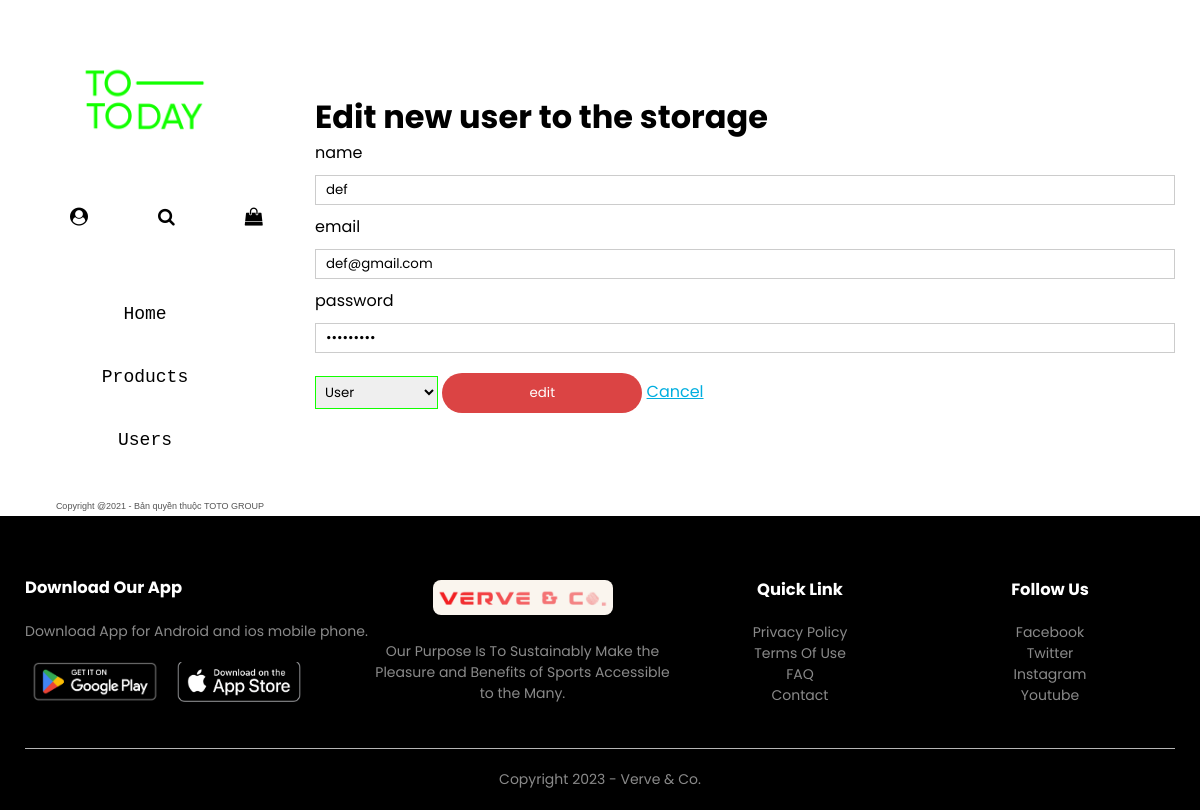
The page /admin/users/edit/2 on the database as committed earlier.
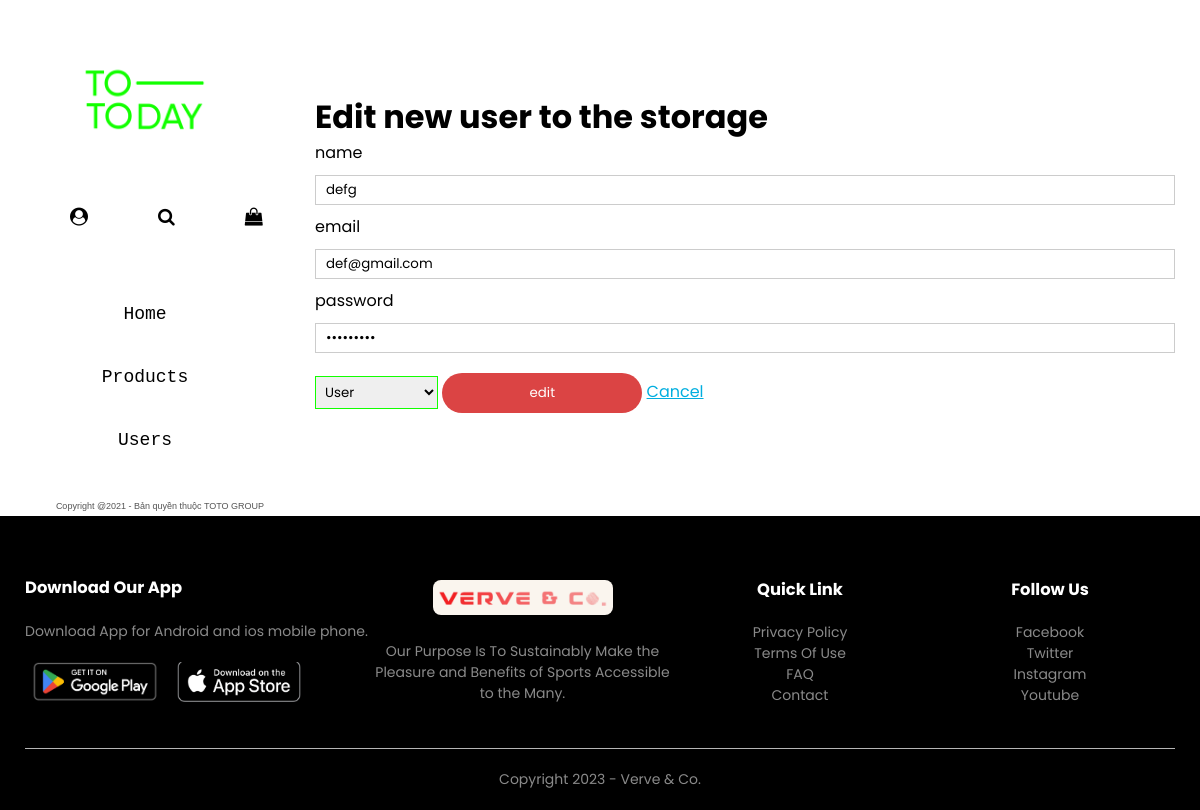
The same page on the database as committed later.
### tables this page shows
CREATE TABLE "user" (
	"user_id"	integer,
	"name"	varchar(150),
	"email"	varchar(150),
	"password"	varchar(100),
	"quyen"	INTEGER,
	PRIMARY KEY("user_id" AUTOINCREMENT)
);

### website/admin.py (the view, shortened to what this page needs)
@admin.route('/users/edit/<int:id>', methods=['GET', 'POST'])
def edit_user(id):
  conn = sqlite3.connect(sqldbname)
  cursor = conn.cursor()
  cursor.execute("SELECT * FROM user where user_id = ?", (id,))
  storage = cursor.fetchone()
  conn.close()
  return render_template("admin/editUser.html", storage=storage)

### website/templates/admin/editUser.html (shortened to what this page needs)
{%extends "admin/base.html"%}{% block title%}Verve & Co. | Cart{%endblock%} {%
block content%}
<div class="small-container">
    <h1>Edit new user to the storage</h1>
    <form action="/admin/users/edit/{{storage[0]}}" method="post">
        <label for="name">name</label>
        <input type="text" name="name" value="{{storage[1]}}" required />
        <label for="email">email</label>
        <input type="text" name="email" value="{{storage[2]}}" required />
        <label for="password">password</label>
        <input type="password" name="password" value="{{storage[3]}}" required />
        <select name="quyen" required>
            <option value="0" {% if storage[4] == '0' %}selected{% endif %}>User</option>
        </select>
        <button type="submit" style="width: 200px; height: 40px; cursor: pointer" class="btn">
            edit
        </button>
        <a href="/admin/users" style="font-size: 1rem; text-decoration: underline; color: #00aedf">Cancel</a>
    </form>
</div>
{%endblock%}

Rows that differ between the two databases and show on the page:
changed user "def@gmail.com": name "def" → "defg"
